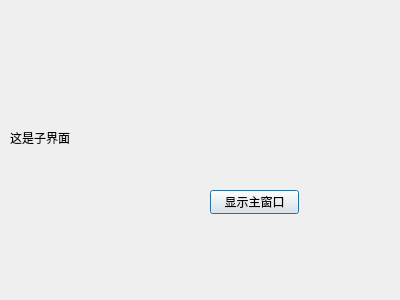
<?xml version="1.0" encoding="UTF-8"?>
<ui version="4.0">
 <class>ChildDialog</class>
 <widget class="QDialog" name="ChildDialog">
  <property name="geometry">
   <rect>
    <x>0</x>
    <y>0</y>
    <width>400</width>
    <height>300</height>
   </rect>
  </property>
  <property name="windowTitle">
   <string>Dialog</string>
  </property>
  <widget class="QLabel" name="label">
   <property name="geometry">
    <rect>
     <x>10</x>
     <y>130</y>
     <width>72</width>
     <height>15</height>
    </rect>
   </property>
   <property name="text">
    <string>这是子界面</string>
   </property>
  </widget>
  <widget class="QPushButton" name="ShowMainWindow">
   <property name="geometry">
    <rect>
     <x>210</x>
     <y>190</y>
     <width>89</width>
     <height>24</height>
    </rect>
   </property>
   <property name="text">
    <string>显示主窗口</string>
   </property>
  </widget>
 </widget>
 <resources/>
 <connections/>
</ui>
